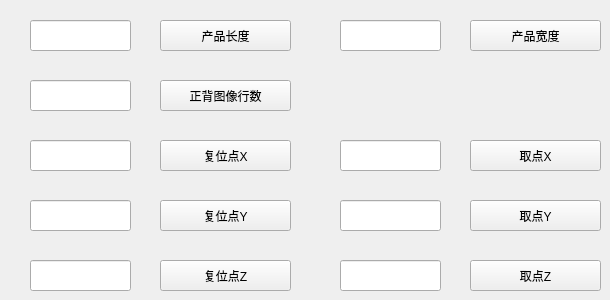
   <widget class="QWidget" name="page_2">
    <widget class="QPushButton" name="pushButton_Long">
     <property name="geometry">
      <rect>
       <x>160</x>
       <y>20</y>
       <width>131</width>
       <height>31</height>
      </rect>
     </property>
     <property name="styleSheet">
      <string notr="true">font: 75 12pt &quot;微软雅黑&quot;;</string>
     </property>
     <property name="text">
      <string>产品长度</string>
     </property>
    </widget>
    <widget class="QLineEdit" name="lineEdit_Long">
     <property name="geometry">
      <rect>
       <x>30</x>
       <y>20</y>
       <width>101</width>
       <height>31</height>
      </rect>
     </property>
     <property name="alignment">
      <set>Qt::AlignCenter</set>
     </property>
    </widget>
    <widget class="QPushButton" name="pushButton_FrontBackImageHeight">
     <property name="geometry">
      <rect>
       <x>160</x>
       <y>80</y>
       <width>131</width>
       <height>31</height>
      </rect>
     </property>
     <property name="styleSheet">
      <string notr="true">font: 75 12pt &quot;微软雅黑&quot;;</string>
     </property>
     <property name="text">
      <string>正背图像行数</string>
     </property>
    </widget>
    <widget class="QLineEdit" name="lineEdit_FrontBackImageHeight">
     <property name="geometry">
      <rect>
       <x>30</x>
       <y>80</y>
       <width>101</width>
       <height>31</height>
      </rect>
     </property>
     <property name="alignment">
      <set>Qt::AlignCenter</set>
     </property>
    </widget>
    <widget class="QPushButton" name="pushButton_Width">
     <property name="geometry">
      <rect>
       <x>470</x>
       <y>20</y>
       <width>131</width>
       <height>31</height>
      </rect>
     </property>
     <property name="styleSheet">
      <string notr="true">font: 75 12pt &quot;微软雅黑&quot;;</string>
     </property>
     <property name="text">
      <string>产品宽度</string>
     </property>
    </widget>
    <widget class="QLineEdit" name="lineEdit_Width">
     <property name="geometry">
      <rect>
       <x>340</x>
       <y>20</y>
       <width>101</width>
       <height>31</height>
      </rect>
     </property>
     <property name="alignment">
      <set>Qt::AlignCenter</set>
     </property>
    </widget>
    <widget class="QPushButton" name="pushButton_ResetPointX">
     <property name="geometry">
      <rect>
       <x>160</x>
       <y>140</y>
       <width>131</width>
       <height>31</height>
      </rect>
     </property>
     <property name="styleSheet">
      <string notr="true">font: 75 12pt &quot;微软雅黑&quot;;</string>
     </property>
     <property name="text">
      <string>复位点X</string>
     </property>
    </widget>
    <widget class="QLineEdit" name="lineEdit_ResetPointX">
     <property name="geometry">
      <rect>
       <x>30</x>
       <y>140</y>
       <width>101</width>
       <height>31</height>
      </rect>
     </property>
     <property name="alignment">
      <set>Qt::AlignCenter</set>
     </property>
    </widget>
    <widget class="QPushButton" name="pushButton_ResetPointY">
     <property name="geometry">
      <rect>
       <x>160</x>
       <y>200</y>
       <width>131</width>
       <height>31</height>
      </rect>
     </property>
     <property name="styleSheet">
      <string notr="true">font: 75 12pt &quot;微软雅黑&quot;;</string>
     </property>
     <property name="text">
      <string>复位点Y</string>
     </property>
    </widget>
    <widget class="QLineEdit" name="lineEdit_ResetPointY">
     <property name="geometry">
      <rect>
       <x>30</x>
       <y>200</y>
       <width>101</width>
       <height>31</height>
      </rect>
     </property>
     <property name="alignment">
      <set>Qt::AlignCenter</set>
     </property>
    </widget>
    <widget class="QPushButton" name="pushButton_ResetPointZ">
     <property name="geometry">
      <rect>
       <x>160</x>
       <y>260</y>
       <width>131</width>
       <height>31</height>
      </rect>
     </property>
     <property name="styleSheet">
      <string notr="true">font: 75 12pt &quot;微软雅黑&quot;;</string>
     </property>
     <property name="text">
      <string>复位点Z</string>
     </property>
    </widget>
    <widget class="QLineEdit" name="lineEdit_ResetPointZ">
     <property name="geometry">
      <rect>
       <x>30</x>
       <y>260</y>
       <width>101</width>
       <height>31</height>
      </rect>
     </property>
     <property name="alignment">
      <set>Qt::AlignCenter</set>
     </property>
    </widget>
    <widget class="QLineEdit" name="lineEdit_GetPointX">
     <property name="geometry">
      <rect>
       <x>340</x>
       <y>140</y>
       <width>101</width>
       <height>31</height>
      </rect>
     </property>
     <property name="alignment">
      <set>Qt::AlignCenter</set>
     </property>
    </widget>
    <widget class="QPushButton" name="pushButton_GetPointZ">
     <property name="geometry">
      <rect>
       <x>470</x>
       <y>260</y>
       <width>131</width>
       <height>31</height>
      </rect>
     </property>
     <property name="styleSheet">
      <string notr="true">font: 75 12pt &quot;微软雅黑&quot;;</string>
     </property>
     <property name="text">
      <string>取点Z</string>
     </property>
    </widget>
    <widget class="QLineEdit" name="lineEdit_GetPointY">
     <property name="geometry">
      <rect>
       <x>340</x>
       <y>200</y>
       <width>101</width>
       <height>31</height>
      </rect>
     </property>
     <property name="alignment">
      <set>Qt::AlignCenter</set>
     </property>
    </widget>
    <widget class="QLineEdit" name="lineEdit_GetPointZ">
     <property name="geometry">
      <rect>
       <x>340</x>
       <y>260</y>
       <width>101</width>
       <height>31</height>
      </rect>
     </property>
     <property name="alignment">
      <set>Qt::AlignCenter</set>
     </property>
    </widget>
    <widget class="QPushButton" name="pushButton_GetPointY">
     <property name="geometry">
      <rect>
       <x>470</x>
       <y>200</y>
       <width>131</width>
       <height>31</height>
      </rect>
     </property>
     <property name="styleSheet">
      <string notr="true">font: 75 12pt &quot;微软雅黑&quot;;</string>
     </property>
     <property name="text">
      <string>取点Y</string>
     </property>
    </widget>
    <widget class="QPushButton" name="pushButton_GetPointX">
     <property name="geometry">
      <rect>
       <x>470</x>
       <y>140</y>
       <width>131</width>
       <height>31</height>
      </rect>
     </property>
     <property name="styleSheet">
      <string notr="true">font: 75 12pt &quot;微软雅黑&quot;;</string>
     </property>
     <property name="text">
      <string>取点X</string>
     </property>
    </widget>
   </widget>
